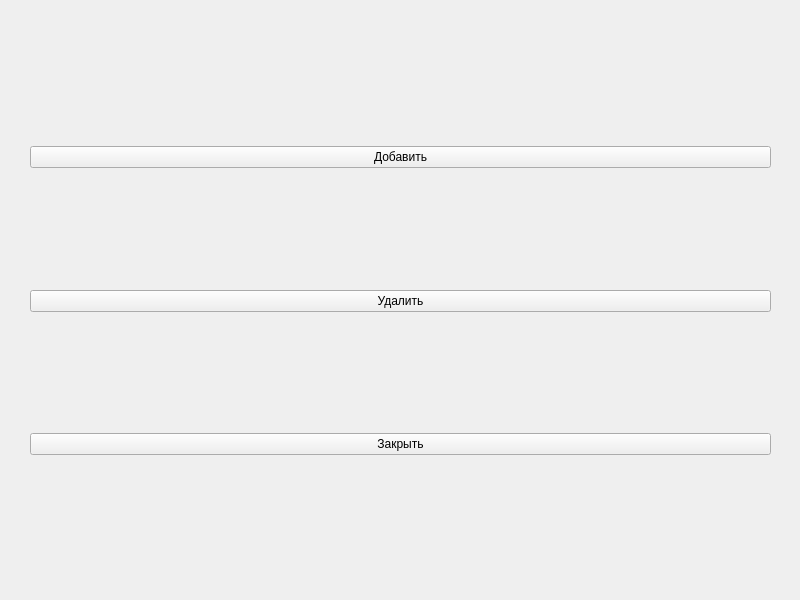
<?xml version="1.0" encoding="UTF-8"?>
<ui version="4.0">
 <class>admin_user_edit_action_select</class>
 <widget class="QWidget" name="admin_user_edit_action_select">
  <property name="geometry">
   <rect>
    <x>0</x>
    <y>0</y>
    <width>800</width>
    <height>600</height>
   </rect>
  </property>
  <property name="windowTitle">
   <string>Form</string>
  </property>
  <widget class="QWidget" name="verticalLayoutWidget">
   <property name="geometry">
    <rect>
     <x>30</x>
     <y>30</y>
     <width>741</width>
     <height>541</height>
    </rect>
   </property>
   <layout class="QVBoxLayout" name="verticalLayout">
    <item>
     <spacer name="verticalSpacer">
      <property name="orientation">
       <enum>Qt::Orientation::Vertical</enum>
      </property>
      <property name="sizeHint" stdset="0">
       <size>
        <width>20</width>
        <height>40</height>
       </size>
      </property>
     </spacer>
    </item>
    <item>
     <widget class="QPushButton" name="add_user">
      <property name="text">
       <string>Добавить</string>
      </property>
     </widget>
    </item>
    <item>
     <spacer name="verticalSpacer_4">
      <property name="orientation">
       <enum>Qt::Orientation::Vertical</enum>
      </property>
      <property name="sizeHint" stdset="0">
       <size>
        <width>20</width>
        <height>40</height>
       </size>
      </property>
     </spacer>
    </item>
    <item>
     <widget class="QPushButton" name="delete_user">
      <property name="text">
       <string>Удалить</string>
      </property>
     </widget>
    </item>
    <item>
     <spacer name="verticalSpacer_3">
      <property name="orientation">
       <enum>Qt::Orientation::Vertical</enum>
      </property>
      <property name="sizeHint" stdset="0">
       <size>
        <width>20</width>
        <height>40</height>
       </size>
      </property>
     </spacer>
    </item>
    <item>
     <widget class="QPushButton" name="cancel">
      <property name="text">
       <string>Закрыть</string>
      </property>
     </widget>
    </item>
    <item>
     <spacer name="verticalSpacer_2">
      <property name="orientation">
       <enum>Qt::Orientation::Vertical</enum>
      </property>
      <property name="sizeHint" stdset="0">
       <size>
        <width>20</width>
        <height>40</height>
       </size>
      </property>
     </spacer>
    </item>
   </layout>
  </widget>
 </widget>
 <resources/>
 <connections/>
</ui>
